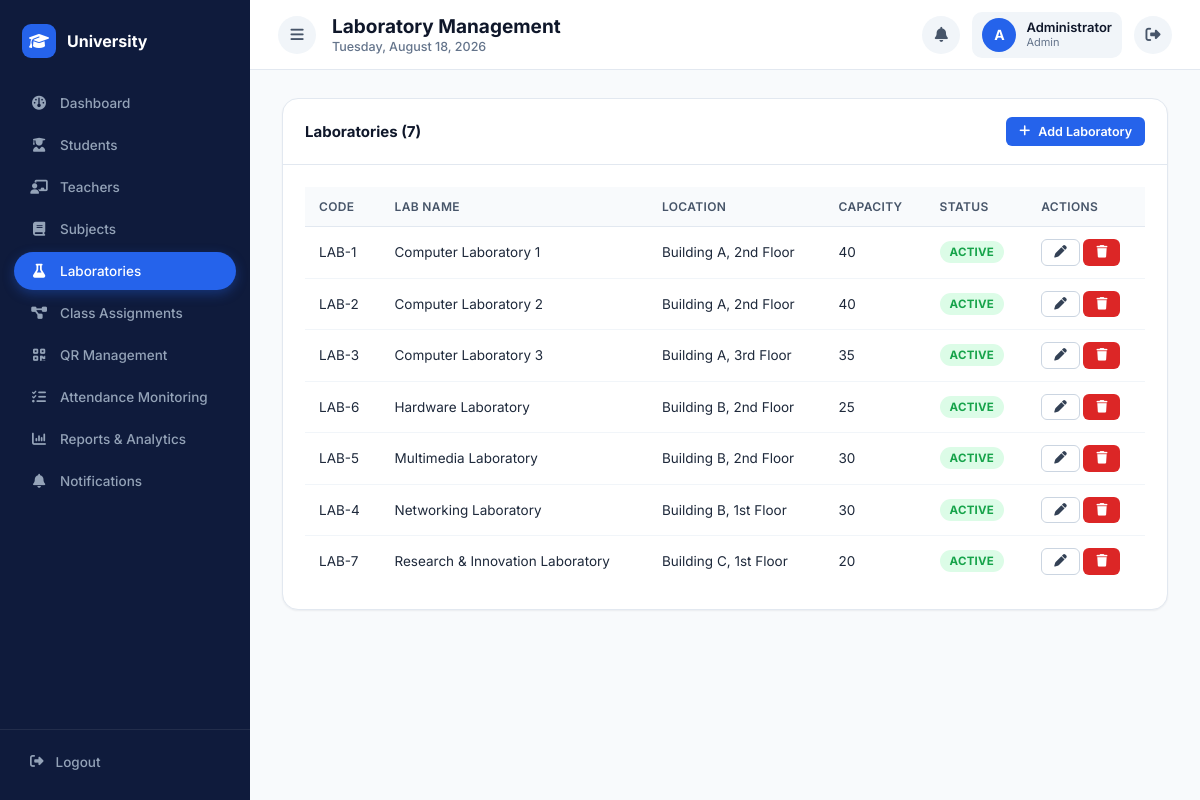
Screenshot of /admin/laboratories.php (signed in) with the database file from the repository.
### tables this page shows
CREATE TABLE laboratories (
    lab_id INT AUTO_INCREMENT PRIMARY KEY,
    lab_name VARCHAR(100) NOT NULL,
    lab_code VARCHAR(20) NOT NULL UNIQUE,
    location VARCHAR(150),
    capacity INT DEFAULT 40,
    status ENUM('active','inactive') DEFAULT 'active'
);

### includes/functions.php (called while the page is built, shortened)
<?php
function e($value) {
    return htmlspecialchars($value ?? '', ENT_QUOTES, 'UTF-8');
}

### admin/laboratories.php (the view, shortened to what this page needs)
<?php
require_once __DIR__ . '/../includes/auth.php';
$labs = $pdo->query('SELECT * FROM laboratories ORDER BY lab_name ASC')->fetchAll();
require_once __DIR__ . '/../includes/header.php';
?>
<div class="card">
    <div class="card-header">
        <h3>Laboratories (<?php echo count($labs); ?>)</h3>
        <button class="btn btn-primary btn-sm" onclick="openAddModal()"><i class="fa-solid fa-plus"></i> Add Laboratory</button>
    </div>
    <div class="card-body">
        <div class="table-wrapper">
            <table class="data-table">
                <thead><tr><th>Code</th><th>Lab Name</th><th>Location</th><th>Capacity</th><th>Status</th><th>Actions</th></tr></thead>
                <tbody>
                <?php if (empty($labs)): ?>
                    <tr><td colspan="6" class="text-center text-muted">No laboratories found.</td></tr>
                <?php else: foreach ($labs as $l): ?>
                    <tr>
                        <td><?php echo e($l['lab_code']); ?></td>
                        <td><?php echo e($l['lab_name']); ?></td>
                        <td><?php echo e($l['location']); ?></td>
                        <td><?php echo e($l['capacity']); ?></td>
                        <td><span class="badge badge-<?php echo $l['status'] === 'active' ? 'active' : 'inactive'; ?>"><?php echo ucfirst($l['status']); ?></span></td>
                        <td>
                            <button class="btn btn-outline btn-sm" onclick='openEditModal(<?php echo json_encode($l); ?>)'><i class="fa-solid fa-pen"></i></button>
                            <button class="btn btn-danger btn-sm" onclick="deleteLab(<?php echo $l['lab_id']; ?>)"><i class="fa-solid fa-trash"></i></button>
                        </td>
                    </tr>
                <?php endforeach; endif; ?>
                </tbody>
            </table>
        </div>
    </div>
</div>
<?php require_once __DIR__ . '/../includes/footer.php'; ?>

### attendance-system/assets/css/style.css (style rules this page uses)
:root { --indigo-900:#0f1b3c; --indigo-700:#16224a; --indigo-600:#2563eb; --indigo-500:#3b82f6; --indigo-100:#dbeafe; --indigo-50:#eff6ff; --slate-900:#0f172a; --slate-800:#1e293b; --slate-700:#334155; --slate-600:#475569; --slate-500:#64748b; --slate-300:#cbd5e1; --slate-200:#e2e8f0; --slate-100:#f1f5f9; --slate-50:#f8fafc; --green-600:#16a34a; --green-100:#dcfce7; --amber-600:#d97706; --amber-100:#fef3c7; --red-600:#dc2626; --red-100:#fee2e2; --radius-sm:6px; --radius-md:10px; --radius-lg:16px; --shadow-sm:0 1px 2px rgba(15,23,42,.06); --shadow-md:0 4px 14px rgba(15,23,42,.08); --shadow-lg:0 12px 32px rgba(15,23,42,.14); --sidebar-w:250px; }
*,*::before,*::after { box-sizing:border-box }
html,body { height:100% }
body { margin:0; font-family:'Inter',-apple-system,BlinkMacSystemFont,'Segoe UI',Arial,sans-serif; background:var(--slate-50); color:var(--slate-800); -webkit-font-smoothing:antialiased; }
button { font-family:inherit }
.card { background:#fff;border-radius:var(--radius-lg);border:1px solid var(--slate-200);box-shadow:var(--shadow-sm) }
.card-header { display:flex;align-items:center;justify-content:space-between;padding:18px 22px;border-bottom:1px solid var(--slate-200) }
.card-header h3 { margin:0;font-size:15px;font-weight:700;color:var(--slate-900) }
.card-body { padding:22px }
.btn { display:inline-flex;align-items:center;justify-content:center;gap:8px; padding:10px 18px;border-radius:var(--radius-sm);font-size:14px;font-weight:600; border:1px solid transparent;cursor:pointer;transition:all .15s; }
.btn-primary { background:var(--indigo-600);color:#fff }
.btn-danger { background:var(--red-600);color:#fff }
.btn-outline { background:#fff;border-color:var(--slate-300);color:var(--slate-700) }
.btn-sm { padding:6px 12px;font-size:12.5px }
.table-wrapper { overflow-x:auto }
table.data-table { width:100%;border-collapse:collapse;font-size:13.5px }
.data-table thead th { text-align:left;padding:12px 14px;background:var(--slate-50);color:var(--slate-600); font-weight:600;font-size:12px;text-transform:uppercase;letter-spacing:.03em; border-bottom:1px solid var(--slate-200);white-space:nowrap; }
.data-table tbody td { padding:12px 14px;border-bottom:1px solid var(--slate-100);color:var(--slate-800) }
.data-table tbody tr:last-child td { border-bottom:none }
.badge { display:inline-flex;align-items:center;gap:5px;padding:4px 10px;border-radius:20px;font-size:11.5px;font-weight:700;text-transform:uppercase;letter-spacing:.02em }
.badge-active { background:var(--green-100);color:var(--green-600) }

### rows the page displays
laboratories: lab_code "LAB-1", lab_name "Computer Laboratory 1", location "Building A, 2nd Floor", capacity "40", status "ACTIVE"
laboratories: lab_code "LAB-2", lab_name "Computer Laboratory 2", location "Building A, 2nd Floor", capacity "40", status "ACTIVE"
laboratories: lab_code "LAB-3", lab_name "Computer Laboratory 3", location "Building A, 3rd Floor", capacity "35", status "ACTIVE"
laboratories: lab_code "LAB-6", lab_name "Hardware Laboratory", location "Building B, 2nd Floor", capacity "25", status "ACTIVE"
laboratories: lab_code "LAB-5", lab_name "Multimedia Laboratory", location "Building B, 2nd Floor", capacity "30", status "ACTIVE"
laboratories: lab_code "LAB-4", lab_name "Networking Laboratory", location "Building B, 1st Floor", capacity "30", status "ACTIVE"
laboratories: lab_code "LAB-7", lab_name "Research & Innovation Laboratory", location "Building C, 1st Floor", capacity "20", status "ACTIVE"

### other values shown
$pageTitle "Laboratory Management"
substr($_SESSION['full_name'] ?? 'U', 0, 1) "A"
$_SESSION['full_name'] "Administrator"
$_SESSION['role'] "Admin"
count($labs) "7"
